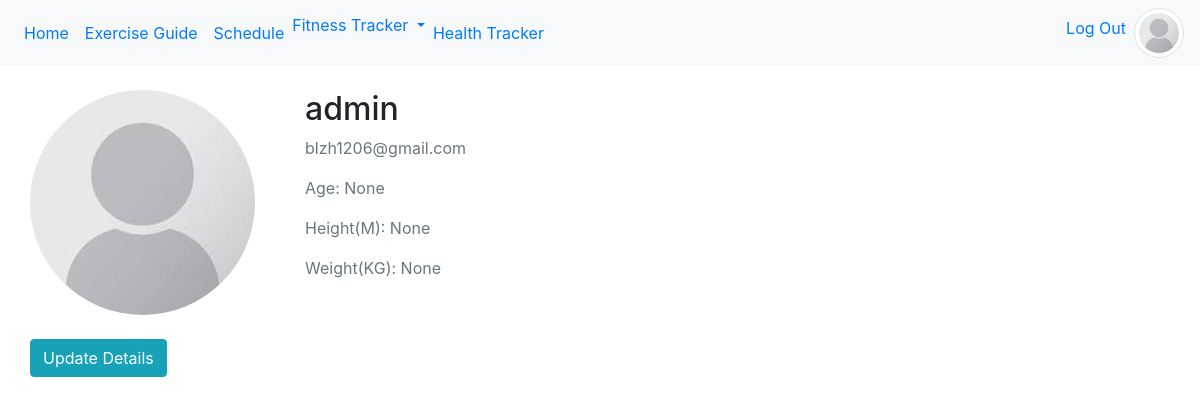
The app's page /profile (signed in), older data.
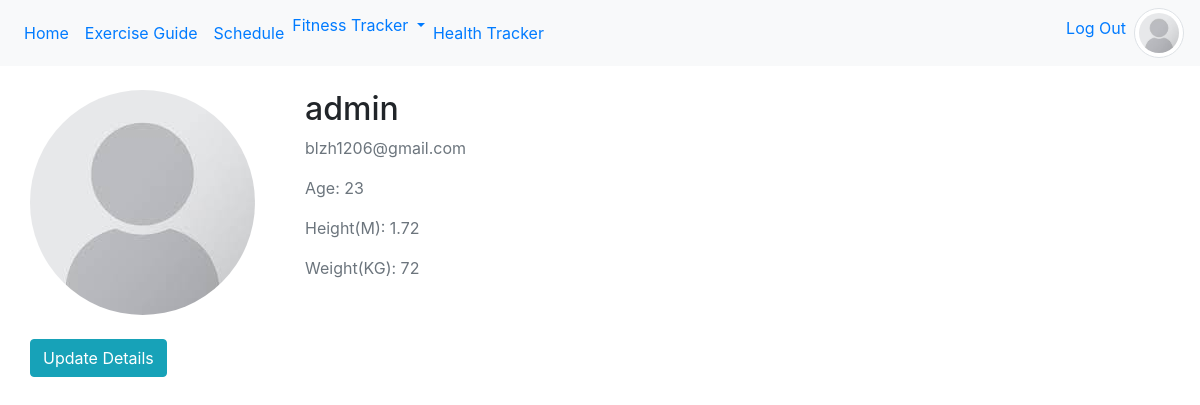
The same page, newer data.
### Scripts/models.py (models this page shows, shortened)
class User(db.Model, UserMixin):
    id = db.Column(db.Integer, primary_key=True)
    name = db.Column(db.String(20), nullable=True)
    email = db.Column(db.String(20), unique=True, nullable=False )
    username = db.Column(db.String(20), unique=True, nullable=False)
    image_file = db.Column(db.String(20), nullable=True, default='default.png')
    password = db.Column(db.String(60), nullable=False)
    schedule = db.relationship('Schedule', backref='name', lazy=True)
    age = db.Column(db.Integer)
    weight = db.Column(db.Integer)
    height = db.Column(db.Integer)
    HeartRate = db.Column(db.Integer)
    Glucose_Level = db.Column(db.Integer)

### Scripts/routes.py (the view)
@app.route('/profile', methods=['GET','POST'])
@login_required
def profile():
    form = UpdateDetails()
    app.logger.debug('in profile method')
    if form.validate_on_submit():
        if form.picture.data:
            picture_file = save_picture(form.picture.data)
            current_user.image_file = picture_file
        current_user.username = form.username.data
        current_user.email = form.email.data
        current_user.height = form.height.data
        current_user.weight = form.weight.data
        current_user.age = form.age.data
        db.session.commit()
        flash('Your account has been updated!', 'success')
        return redirect(url_for('profile'))
    elif request.method == 'GET':
        form.username.data = current_user.username
        form.email.data = current_user.email
        form.height.data = current_user.height
        form.weight.data = current_user.weight
        form.age.data = current_user.age
    image_file = url_for('static', filename='profile_pics/' + current_user.image_file)
    return render_template('profile.html', title='Profile',
                           image_file=image_file, form=form)

### Scripts/models.py (called while the page is built)
@login_manager.user_loader
def load_user(user_id):
    return User.query.get(int(user_id))

### Scripts/templates/profile.html (shortened to what this page needs)
{% extends "layout.html" %}
{% block body %}
<br>
<div class="content-section">
  <div class="media">
    <img class="rounded-circle account-img" src="{{ image_file }}">
    <div class="media-body">
      <h2 class="account-heading">{{ current_user.username }}</h2>
      <p class="text-secondary">{{ current_user.email }}</p>
        <p class="text-secondary">Age: {{ current_user.age }}</p>
        <p class="text-secondary">Height(M): {{ current_user.height }}</p>
        <p class="text-secondary">Weight(KG): {{ current_user.weight }}</p>
    </div>
  </div>
    <form method="POST" action="" enctype="multipart/form-data">
        <br>
        <a href="#Updatedetails" class="btn btn-info" data-toggle="collapse">Update Details</a>
    </form>
</div>
{% endblock %}

### Scripts/templates/layout.html (shortened to what this page needs)
<!DOCTYPE html>
<html lang="en">
<head>
    <link rel="stylesheet" href="https://stackpath.bootstrapcdn.com/bootstrap/4.1.3/css/bootstrap.min.css">
</head>
<body>
    {% include 'includes/_navbar.html' %}
    {% block body %}{% endblock %}
</body>
</html>

### Scripts/templates/includes/_navbar.html (shortened to what this page needs)
<nav class="navbar navbar-expand-sm bg-light justify-content-center">
    <ul class="navbar-nav">
    <li class="nav-item">
      <a class="nav-link" href="/home">Home</a>
    </li>
        <li class="nav-item">
      <a class="nav-link" href="/ExGuide">Exercise Guide</a>
    </li>
    <li class="nav-item">
      <a class="nav-link" href="/schedule">Schedule</a>
    </li>
        <li class="dropdown">
        <a class="dropdown-toggle" data-toggle="dropdown" href="#">Fitness Tracker
        </a>
      </li>
      <li class="nav-item">
      <a class="nav-link" href="/HealthTracker">Health Tracker</a>
    </li>
    </ul>
      <ul class="navbar-nav ml-auto">
          {% if current_user.is_authenticated %}
          <li class="nav-item"><a class="nav-link" href="/logout">Log Out</a></li>
          {% else %}
          <li class="nav-item"><a class="nav-link" href="/register">Register</a></li>
          <li class="nav-item"><a class="nav-link" href="/login">Log in</a></li>
          {% endif %}
          {% if current_user.is_authenticated %}
          <div class="row">
              <div class="col-lg-3">
                  <div class="profile-pic">
                      <a class="highlight-pic" href="/profile">
                          <img class="rounded-circle img-thumbnail" src="{{ image_file }}" alt="Profile Picture" onerror="this.onerror=null;this.src='../static/profile_pics/default.png';">
                      </a>
                  </div>
              </div>
          </div>
          {% endif %}
      </ul>
  </nav>

### Scripts/templates/profile.html (style rules this page uses)
.rounded-circle { margin-right:50px; }
.content-section { margin-left: 30px; }

### Scripts/templates/includes/_navbar.html (style rules this page uses)
.profile-pic { right:0; width: 50px; height: 50px; overflow:hidden; }
.img-thumbnail { height:50px!important; }

Row changes from the older to the newer data that the page shows:
changed User "admin": age "None" → "23"; height "None" → "1.72"; weight "None" → "72"
